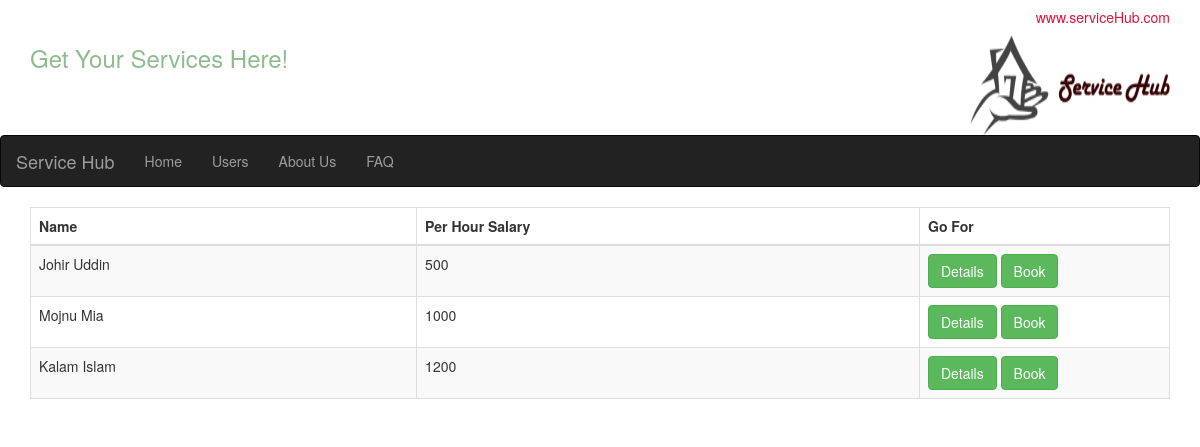
Page /searchsal.php?Service_ID=1&Service_Type=Electricians on the committed database.
### tables this page shows
CREATE TABLE `provider` (
  `Provider_ID` int(10) NOT NULL,
  `Name` varchar(30) DEFAULT NULL,
  `Age` int(3) DEFAULT NULL,
  `Salary_Per_Hour` int(5) DEFAULT NULL,
  `Working_Since` int(4) DEFAULT NULL,
  `Contact_No` int(15) DEFAULT NULL,
  `Service_CategoryService_ID` int(10) NOT NULL,
  `LocationLocation_ID` int(10) NOT NULL,
  `email` varchar(30) DEFAULT NULL
);

### searchsal.php (the view, shortened to what this page needs)
<?php
	$Service_ID = null;
	$Service_Type = null;
	if ( !empty($_GET['Service_ID'] || $_GET['Service_Type'])) {
		$Service_ID = $_REQUEST['Service_ID'];
		$Service_Type = $_REQUEST['Service_Type'];
	}
	if ( null==$Service_ID || null==$Service_Type ) {
		header("Location: Home.php");
	} else {
		$pdo = Database::connect();
		$pdo->setAttribute(PDO::ATTR_ERRMODE, PDO::ERRMODE_EXCEPTION);
		$sql = "SELECT service_category.Service_ID,provider.Provider_ID,provider.Name,provider.Salary_Per_Hour
				FROM provider INNER JOIN service_category ON provider.Service_CategoryService_ID=service_category.Service_ID
				WHERE Service_ID = '$Service_ID'
				ORDER BY provider.Salary_Per_Hour ASC";
	}
?>
<!DOCTYPE html>
<html lang="en">
<head>
  <link rel="stylesheet" href="http://maxcdn.bootstrapcdn.com/bootstrap/3.3.5/css/bootstrap.min.css">
</head>
<body>
<div class="container">
	<h5 style="color:crimson;"align="right">www.serviceHub.com</h5>
    <img src="servicehub.jpg" class="img-rounded" alt="Service Hub" width="200" height="100" align="right">
    <h3 style="color:darkseagreen;"align="left">Get Your Services Here!</h3>
</div>
<nav class="navbar navbar-inverse">
  <div class="container-fluid">
    <div class="navbar-header">
     <a class="navbar-brand" href="#">Service Hub</a>
    </div>
    <div>
      <ul class="nav navbar-nav">
        <li><a href="Home.php">Home</a></li>
        <li><a href="customers.php">Users</a></li>
        <li><a href="About Us.php">About Us</a></li>
        <li><a href="FAQ.php">FAQ</a></li>
      </ul>
    </div>
  </div>
</nav>
<div class="container">
<table class="table table-striped table-bordered">
		              <thead>
		                <tr>
		                  <th>Name</th>
		                  <th>Per Hour Salary</th>
		                  <th>Go For</th>
		                </tr>
		              </thead>
		              <tbody>
		              <?php
	 				   foreach ($pdo->query($sql) as $row) {
						   		echo '<tr>';
							   	echo '<td>'. $row['Name'] . '</td>';
							   	echo '<td>'. $row['Salary_Per_Hour'] . '</td>';
							   	echo '<td width=250>';
							   	echo '<a class="btn btn-success" href="details.php?Name='.$row['Name'].'&Service_ID='.$row['Service_ID'].'&Provider_ID='.$row['Provider_ID'].'">Details</a>';
							   	echo '<a class="btn btn-success" href="book.php?Name='.$row['Name'].'&Service_ID='.$row['Service_ID'].'&Provider_ID='.$row['Provider_ID'].'">Book</a>';
							   	echo '</td>';
							   	echo '</tr>';
					   }
					  ?>
				      </tbody>
	            </table>
</div>
</body>
</html>

### rows in the picture
provider: Name "Johir Uddin", Salary_Per_Hour "500"
provider: Name "Mojnu Mia", Salary_Per_Hour "1000"
provider: Name "Kalam Islam", Salary_Per_Hour "1200"
